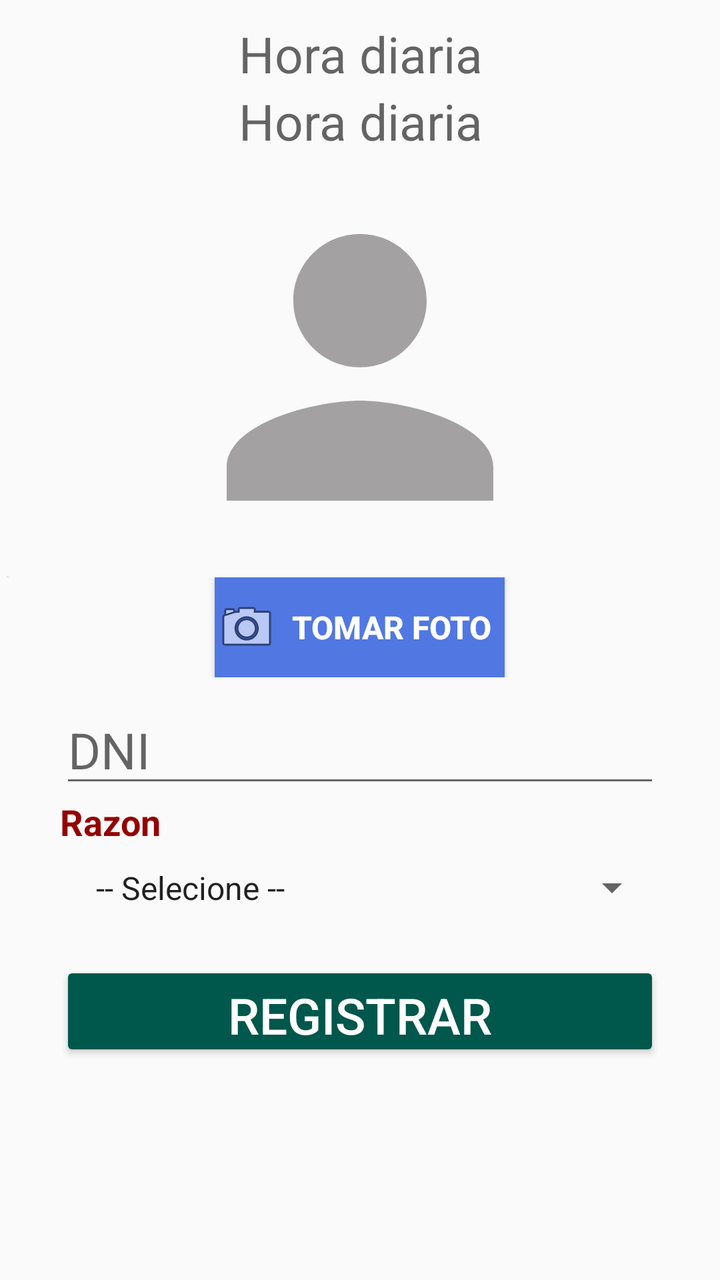
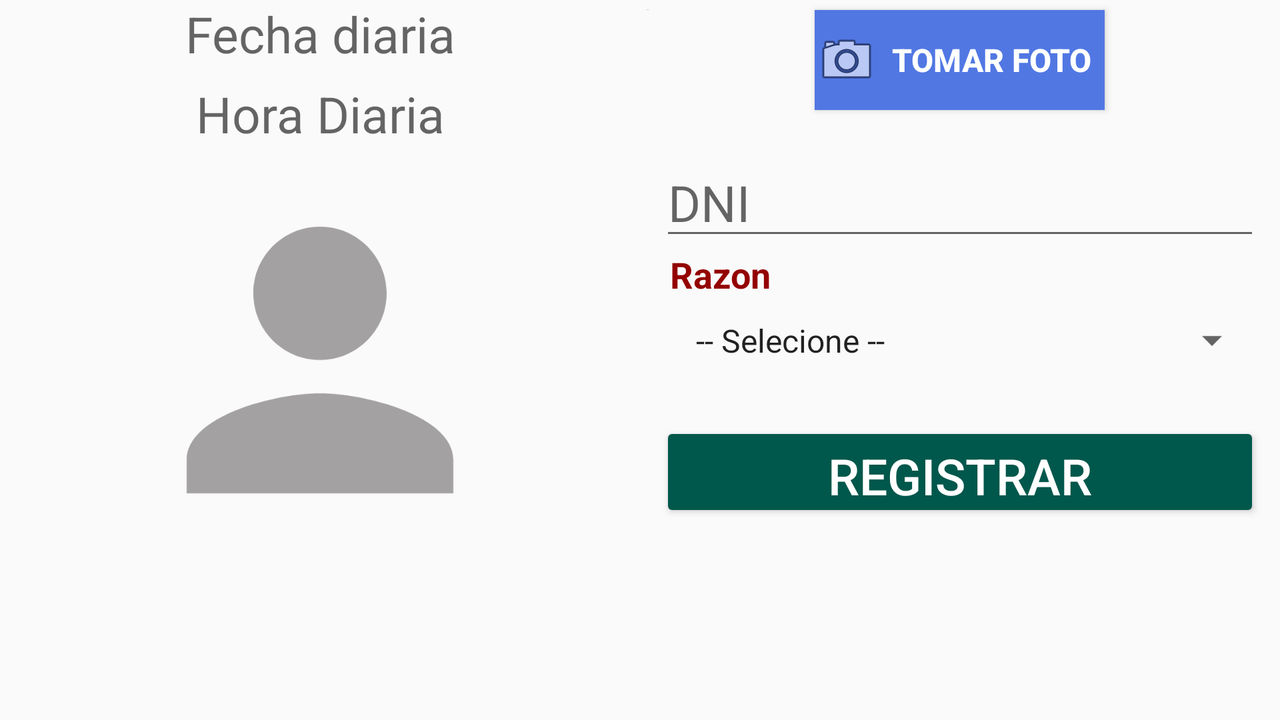

First picture: res/layout/ on a phone held upright. Second picture: the repository's own variant of that layout, on a device whose configuration matches the variant's folder. Source for both follows.
<!-- AndroidManifest.xml: application theme AppTheme -->
<!-- res/layout/activity_register_sali.xml -->
<?xml version="1.0" encoding="utf-8"?>
<ScrollView xmlns:android="http://schemas.android.com/apk/res/android"
    xmlns:app="http://schemas.android.com/apk/res-auto"
    xmlns:tools="http://schemas.android.com/tools"
    android:layout_width="match_parent"
    android:layout_height="match_parent"
    android:orientation="vertical">

    <LinearLayout
        android:layout_width="match_parent"
        android:layout_height="match_parent"
        android:orientation="vertical">

        <RelativeLayout
            android:layout_width="match_parent"
            android:layout_height="wrap_content">

            <TextView
                android:id="@+id/fecha_texts"
                android:layout_width="500dp"
                android:layout_height="wrap_content"
                android:layout_centerHorizontal="true"
                android:layout_marginTop="10dp"
                android:hint="Hora diaria"
                android:textAlignment="center"
                android:textColor="#000000"
                android:textSize="@dimen/register_hora_salida" />

            <TextView
                android:id="@+id/hora_texts"
                android:layout_width="180dp"
                android:layout_height="40dp"
                android:layout_below="@+id/fecha_texts"
                android:layout_centerHorizontal="true"
                android:hint="Hora diaria"
                android:textAlignment="center"
                android:textColor="#000000"
                android:textSize="@dimen/register_entrara_hora" />


            <ImageView
                android:id="@+id/imagen_preview"
                android:layout_width="@dimen/register_entrada_foto_width"
                android:layout_height="@dimen/register_entrada_foto_height"
                android:layout_below="@+id/hora_texts"
                android:layout_centerHorizontal="true"
                android:layout_centerVertical="true"
                android:adjustViewBounds="true"
                android:background="@drawable/ic_person_black_24dp"
                android:scaleType="centerCrop" />
        </RelativeLayout>

        <RelativeLayout
            android:layout_width="wrap_content"
            android:layout_height="wrap_content">
            <TextView
                android:id="@+id/codigo_texts"
                android:layout_width="match_parent"
                android:layout_height="5dp"
                android:text="2"
                android:textColor="#000000"
                android:layout_below="@+id/imagen_View"/>

        </RelativeLayout>

        <RelativeLayout
            android:layout_width="match_parent"
            android:layout_height="wrap_content">
            <Button
                android:id="@+id/foto"
                android:layout_width="@dimen/register_button_width"
                android:layout_height="@dimen/register_button_height"
                android:layout_centerInParent="true"
                android:drawableStart="@android:drawable/ic_menu_camera"
                android:background="#5177E3"
                android:textStyle="bold"
                android:textSize="@dimen/register_text_foto_button"
                android:textColor="#FFFFFF"
                android:text=" Tomar Foto "
                android:onClick="takePicture"
                android:drawableLeft="@android:drawable/ic_menu_camera" />

        </RelativeLayout>

        <RelativeLayout
            android:layout_marginTop="10dp"
            android:layout_width="wrap_content"
            android:layout_height="wrap_content"
            android:layout_gravity="center">

            <EditText
                android:id="@+id/DNI"
                android:layout_width="@dimen/register_dni_Editext_width"
                android:layout_height="@dimen/register_dni_Editext_height"
                android:hint="DNI"
                android:textSize="@dimen/register_text_hint_dni"
                android:inputType="number"
                android:maxLength="8"
                android:maxLines="1">

            </EditText>

            <TextView
                android:id="@+id/razon_Texts"
                android:layout_width="@dimen/register_dni_Editext_width"
                android:layout_height="wrap_content"
                android:text="Razon"
                android:textSize="18sp"
                android:textColor="@color/red"
                android:textStyle="bold"
                android:layout_below="@id/DNI"/>
            <Spinner
                android:id="@+id/spinner"
                android:layout_width="@dimen/register_dni_Editext_width"
                android:layout_height="wrap_content"
                android:layout_below="@+id/razon_Texts"
                android:layout_gravity="center"
                android:paddingTop="20dp"
                android:entries="@array/android_layout_arrays"
                android:padding="10dp" />
        </RelativeLayout>

        <Button
            style="@style/Widget.AppCompat.Button.Colored"
            android:layout_width="@dimen/register_button_regitrar_width"
            android:layout_height="@dimen/register_button_registrar_height"
            android:layout_gravity="center"
            android:layout_marginTop="16dp"
            android:onClick="callRegisterS"
            android:text="Registrar"
            android:textSize="@dimen/register_text_button_registar"/>

        <TextView
            android:layout_width="match_parent"
            android:layout_height="wrap_content"
            android:layout_marginTop="20dp"/>
    </LinearLayout>
</ScrollView>
<!-- resources referenced by this layout -->
<resources>
  <string-array name="android_layout_arrays">
          <item>-- Selecione --</item>
          <item>Salida Final</item>
          <item>Comision</item>
          <item>Permiso</item>
          <item>Compensacion de Horas</item>
          <item>Almuerzo</item>
  
      </string-array>
  <color name="red">#940101</color>
  <dimen name="register_button_height">50dp</dimen>
  <dimen name="register_button_registrar_height">50dp</dimen>
  <dimen name="register_button_regitrar_width">300dp</dimen>
  <dimen name="register_button_width">145dp</dimen>
  <dimen name="register_dni_Editext_height">50dp</dimen>
  <dimen name="register_dni_Editext_width">300dp</dimen>
  <dimen name="register_entrada_foto_height">200dp</dimen>
  <dimen name="register_entrada_foto_width">200dp</dimen>
  <dimen name="register_entrara_hora">25sp</dimen>
  <dimen name="register_hora_salida">25sp</dimen>
  <dimen name="register_text_button_registar">25sp</dimen>
  <dimen name="register_text_foto_button">16sp</dimen>
  <dimen name="register_text_hint_dni">25sp</dimen>
  <!-- drawable ic_person_black_24dp (drawable) -->
  <vector android:height="24dp" android:tint="#A3A1A1"
      android:viewportHeight="24.0" android:viewportWidth="24.0"
      android:width="24dp" xmlns:android="http://schemas.android.com/apk/res/android">
      <path android:fillColor="#FF000000" android:pathData="M12,12c2.21,0 4,-1.79 4,-4s-1.79,-4 -4,-4 -4,1.79 -4,4 1.79,4 4,4zM12,14c-2.67,0 -8,1.34 -8,4v2h16v-2c0,-2.66 -5.33,-4 -8,-4z"/>
  </vector>
  <style name="AppTheme" parent="Theme.AppCompat.Light.DarkActionBar">
          
          <item name="android:windowFullscreen">true</item>
  
          <item name="colorPrimary">@color/colorPrimary</item>
          <item name="colorPrimaryDark">@color/colorAccent</item>
          <item name="colorAccent">@color/colorPrimaryDark</item>
  
  
      </style>
  <color name="colorPrimary">#212121</color>
  <color name="colorAccent">#D81B60</color>
  <color name="colorPrimaryDark">#00574B</color>
</resources>
<!-- res/layout-land/activity_register_sali.xml (the repository's variant of the layout above) -->
<!-- drawn on the phone turned sideways -->
<?xml version="1.0" encoding="utf-8"?>
<ScrollView xmlns:android="http://schemas.android.com/apk/res/android"
    xmlns:app="http://schemas.android.com/apk/res-auto"
    xmlns:tools="http://schemas.android.com/tools"
    android:layout_width="match_parent"
    android:layout_height="match_parent"
    android:orientation="vertical">

    <LinearLayout
        android:layout_width="match_parent"
        android:layout_height="match_parent"
        android:orientation="horizontal">

        <LinearLayout
            android:layout_width="match_parent"
            android:layout_height="wrap_content"
            android:orientation="vertical"
            android:layout_weight="1">

            <TextView
                android:id="@+id/fecha_texts"
                android:layout_width="180dp"
                android:layout_height="40dp"
                android:hint="Fecha diaria"
                android:layout_gravity="center"
                android:textAlignment="center"
                android:textSize="@dimen/register_entrara_hora"
                android:textColor="#000000"
                android:maxLines="2">
            </TextView>
            <TextView
                android:id="@+id/hora_texts"
                android:layout_width="180dp"
                android:layout_height="40dp"
                android:hint="Hora Diaria"
                android:layout_gravity="center"
                android:textAlignment="center"
                android:textSize="@dimen/register_entrara_hora"
                android:textColor="#000000">
            </TextView>


            <ImageView

                android:layout_centerInParent="true"
                android:id="@+id/imagen_preview"
                android:layout_width="@dimen/register_entrada_foto_height"
                android:layout_height="@dimen/register_entrada_foto_width"
                android:adjustViewBounds="true"
                android:background="@drawable/ic_person_black_24dp"
                android:layout_gravity="center"/>
        </LinearLayout>

        <LinearLayout
            android:layout_width="match_parent"
            android:layout_height="wrap_content"
            android:orientation="vertical"
            android:layout_weight="1">

            <TextView
                android:id="@+id/codigo_texts"
                android:layout_width="match_parent"
                android:layout_height="5dp"
                android:text="2"
                android:textColor="#000000" />

            <Button
                android:id="@+id/foto"
                android:layout_width="@dimen/register_button_width"
                android:layout_height="@dimen/register_button_height"
                android:layout_centerInParent="true"
                android:layout_gravity="center"
                android:background="#5177E3"
                android:drawableStart="@android:drawable/ic_menu_camera"
                android:drawableLeft="@android:drawable/ic_menu_camera"
                android:onClick="takePicture"
                android:text=" Tomar Foto "
                android:textColor="#FFFFFF"
                android:textSize="@dimen/register_text_foto_button"
                android:textStyle="bold" />

            <EditText
                android:id="@+id/DNI"
                android:layout_width="@dimen/register_dni_Editext_width"
                android:layout_height="@dimen/register_dni_Editext_height"
                android:hint="DNI"
                android:textSize="@dimen/register_text_hint_dni"
                android:layout_gravity="center"
                android:maxLines="1"
                android:maxLength="8"
                android:inputType="number"
                android:layout_marginTop="20dp">
            </EditText>

            <TextView
                android:id="@+id/razon_Text"
                android:layout_width="@dimen/register_dni_Editext_width"
                android:layout_height="wrap_content"
                android:text="Razon"
                android:textSize="18sp"
                android:layout_marginLeft="5dp"
                android:layout_gravity="center"
                android:textColor="@color/red"
                android:textStyle="bold"
                android:layout_below="@id/DNI"/>

            <Spinner
                android:id="@+id/spinner"
                android:layout_gravity="center"
                android:layout_width="@dimen/register_dni_Editext_width"
                android:layout_height="wrap_content"
                android:entries="@array/android_layout_arrays"
                android:padding="10dp" />

            <Button
                style="@style/Widget.AppCompat.Button.Colored"
                android:layout_width="@dimen/register_button_regitrar_width"
                android:layout_height="@dimen/register_button_registrar_height"
                android:layout_gravity="center"
                android:layout_marginTop="20dp"
                android:onClick="callRegisterS"
                android:text="Registrar"
                android:textSize="@dimen/register_text_button_registar"/>

        </LinearLayout>

    </LinearLayout>

</ScrollView>
<!-- resources referenced by the variant -->
<!-- as the phone turned sideways resolves them -->
<resources>
  <string-array name="android_layout_arrays">
          <item>-- Selecione --</item>
          <item>Salida Final</item>
          <item>Comision</item>
          <item>Permiso</item>
          <item>Compensacion de Horas</item>
          <item>Almuerzo</item>
  
      </string-array>
  <color name="red">#940101</color>
  <dimen name="register_button_height">50dp</dimen>
  <dimen name="register_button_registrar_height">50dp</dimen>
  <dimen name="register_button_regitrar_width">300dp</dimen>
  <dimen name="register_button_width">145dp</dimen>
  <dimen name="register_dni_Editext_height">50dp</dimen>
  <dimen name="register_dni_Editext_width">300dp</dimen>
  <dimen name="register_entrada_foto_height">200dp</dimen>
  <dimen name="register_entrada_foto_width">200dp</dimen>
  <dimen name="register_entrara_hora">25sp</dimen>
  <dimen name="register_text_button_registar">25sp</dimen>
  <dimen name="register_text_foto_button">16sp</dimen>
  <dimen name="register_text_hint_dni">25sp</dimen>
  <!-- drawable ic_person_black_24dp (drawable) -->
  <vector android:height="24dp" android:tint="#A3A1A1"
      android:viewportHeight="24.0" android:viewportWidth="24.0"
      android:width="24dp" xmlns:android="http://schemas.android.com/apk/res/android">
      <path android:fillColor="#FF000000" android:pathData="M12,12c2.21,0 4,-1.79 4,-4s-1.79,-4 -4,-4 -4,1.79 -4,4 1.79,4 4,4zM12,14c-2.67,0 -8,1.34 -8,4v2h16v-2c0,-2.66 -5.33,-4 -8,-4z"/>
  </vector>
  <style name="AppTheme" parent="Theme.AppCompat.Light.DarkActionBar">
          
          <item name="android:windowFullscreen">true</item>
  
          <item name="colorPrimary">@color/colorPrimary</item>
          <item name="colorPrimaryDark">@color/colorAccent</item>
          <item name="colorAccent">@color/colorPrimaryDark</item>
  
  
      </style>
  <color name="colorPrimary">#212121</color>
  <color name="colorAccent">#D81B60</color>
  <color name="colorPrimaryDark">#00574B</color>
</resources>
